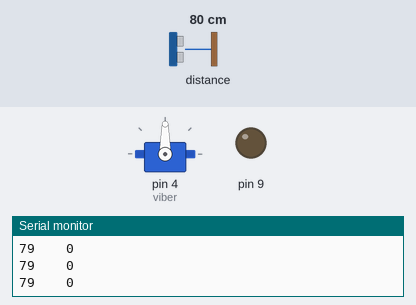
Recording of a sketch running on a simulated Arduino Uno, built with avr-gcc and run on an emulated ATmega328P. On the bench: servo, output pins drawn as LEDs (lit = HIGH), the last lines printed to the serial monitor. Wiring (inferred from the names in the program): SRF02/SRF08 range finder at I2C address 0x70. The inputs (shaded band) are chosen by the test bench; at power-on: distance to the obstacle 80 cm.

Above: at 1.2 s.
1.3 s: distance to the obstacle set to 65 cm
At 2.1 s:
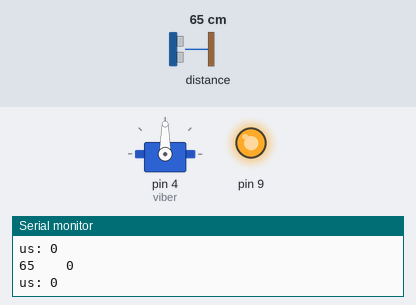
2.9 s: distance to the obstacle set to 120 cm
At 3.7 s:
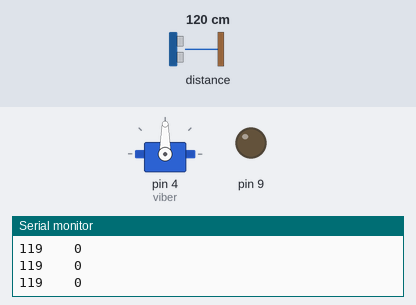
4.4 s: distance to the obstacle set to 2 cm
At 5.3 s:
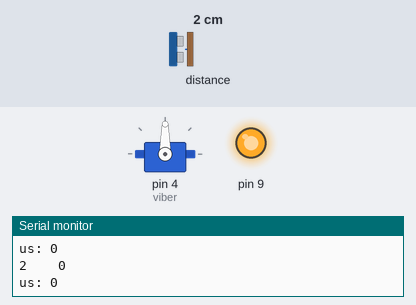
Timing chart, 0 to 7.4 s (numbered marks = the images above; inputs shaded):
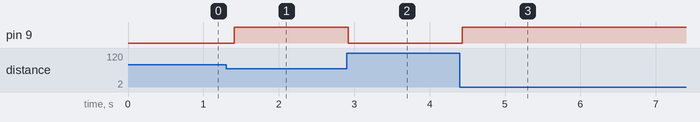

The sketch:

guanto.ino
```cpp
#include <Wire.h>
#include <Servo.h>

int reading = 0, readingM1 = 0;

const int FILTERING = 1;


float reads[10];
double sonarTimer= 0;
// #TUNE
int threshold = 70;
long int contSonarRoutine= 0;
long int maxsonarTimer = 0;
double sonarTimeTot =0;
boolean modeD = true, coro = false, cora = false;

//Filter #TUNE
float alpha = 0.9;

byte lowB,highB;
int us;
Servo viber;

void setup()
{
  Wire.begin();
  Serial.begin(9600);
  Serial.println("OK");

  viber.attach(4);
}


void SerialRoutine()
{
  Serial.print(reading);
  Serial.print("\t\t");
  Serial.println(us);

  if (coro)
  {
    Serial.print("us: ");
    Serial.println(us);
    coro = false;
  }
}

void viberRoutine()
{
  //int us = analogRead(0);
  //us = K*1/reading;
  if (modeD)
  {
    if (reading < threshold)
    {
      analogWrite(9,255);
      coro = true;
    }
    else
      analogWrite(9,0);
  }
  else
  {
    us = map(reading,255,25,0,255);
    analogWrite(9,us);
  }
  readingM1 = reading;
}

void loop()
{
  usRoutine();
  viberRoutine();
  SerialRoutine();
  delay(100);
}

void usRoutine()
{
  Wire.beginTransmission(112);
  Wire.write(byte(0x00));
  Wire.write(byte(0x51));

  Wire.endTransmission();
  delay(15);

  Wire.beginTransmission(112);
  Wire.write(byte(0x02));
  Wire.endTransmission();
  sonarTimer = micros();
  Wire.requestFrom(112, 2);

  if (2 <= Wire.available()) {
    reading = Wire.read();
    reading = reading << 8;
    reading |= Wire.read();
  }

  if (FILTERING)
    filter();

  contSonarRoutine++;
  sonarTimer = micros() - sonarTimer;
  if (maxsonarTimer <= sonarTimer)
    maxsonarTimer = sonarTimer;
  sonarTimeTot = sonarTimeTot + sonarTimer;
    //Serial.print(sonarTimer);   // print the reading
}

void filter()
{
  reading = (1 - alpha)*readingM1 + alpha*reading;
}
```

Measured:
- the behaviour switches between 70 and 69 cm on distance to the obstacle (found by bisection; images 0 and 1)
- after the input at 1.3 s, pin 9: LOW → HIGH after 0.11 s
- after the input at 2.9 s, pin 9: HIGH → LOW at once
- after the input at 4.4 s, pin 9: LOW → HIGH at once
